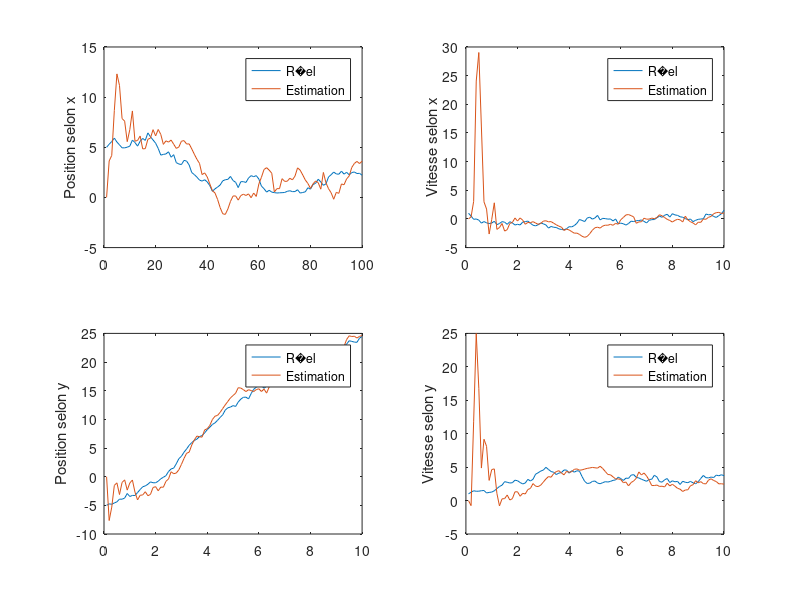
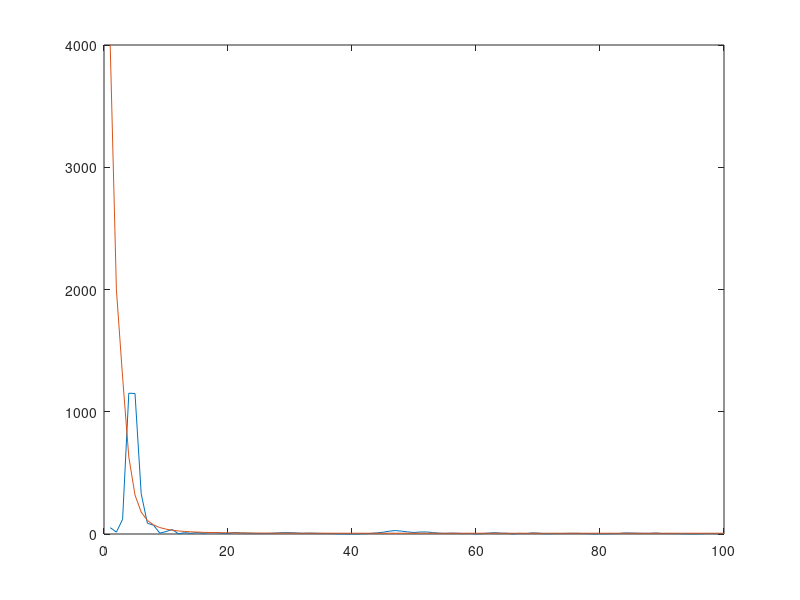

MATLAB code for these plots, in order:
clear all; close all; clc;

load('filtreKalman.mat'); % Contient Z, X, N, T, sigma_p, sigma_v, sigma_z

F = [1,T,0,0;0,1,0,0;0,0,1,T;0,0,0,1];
H = [1,0,0,0;0,0,1,0];
W = T*[sigma_p^2,0,0,0;0,sigma_v^2,0,0;0,0,sigma_p^2,0;0,0,0,sigma_v^2];
V = [sigma_z^2,0;0,sigma_z^2];


% Filtre de Kalman
X_est = zeros(4,N);
varP = zeros(1,N);
% Initialisation du filtre
X_est(:,1) = [0;0;0;0]; % Inutile, mais pour marquer le coup de l'initialisation
x_k = [0;0;0;0];
P_k = 1000*eye(4);
varP(1,1) = trace(P_k);
for k = 1:N-1
    % Pr�diction
    x_kp_k = F*x_k;
    P_kp_k = F*P_k*F'+W;
    % Calcul du gain de Kalman
    K_kp = P_kp_k*H'*inv(H*P_kp_k*H'+V);
    % Mise � jour / Correction
    x_kp = x_kp_k + K_kp*(Z(:,k+1)-H*x_kp_k);
    P_kp = (eye(4)-K_kp*H)*P_kp_k;
    % Sauvegarde des donn�es d'int�r�t
    X_est(:,k+1) = x_kp;
    varP(1,k+1) = trace(P_kp);
    % En vue de l'it�ration suivante
    x_k = x_kp;
    P_k = P_kp;
end

% Affichage des r�sultats
figure;
subplot(221); plot(1:N,[X(1,:);X_est(1,:)]); ylabel('Position selon x'); legend('R�el','Estimation');
subplot(222); plot(T:T:T*N,[X(2,:);X_est(2,:)]); ylabel('Vitesse selon x'); legend('R�el','Estimation');
subplot(223); plot(T:T:T*N,[X(3,:);X_est(3,:)]); ylabel('Position selon y'); legend('R�el','Estimation');
subplot(224); plot(T:T:T*N,[X(4,:);X_est(4,:)]); ylabel('Vitesse selon y'); legend('R�el','Estimation');

% Vecteur d'erreur
erreur = zeros(1,N);
for k = 1:N
    erreur(k) = sum((X(:,k)-X_est(:,k)).^2);
end

figure;
plot(1:N,[erreur;varP]);
